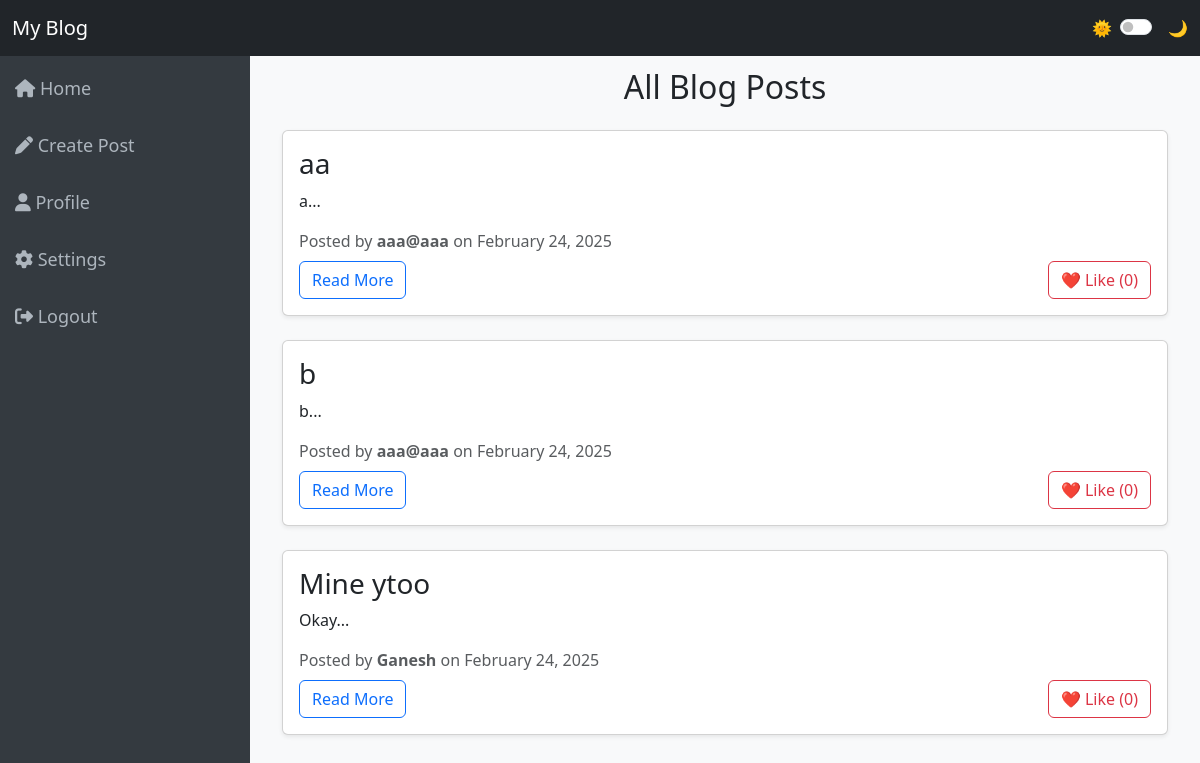
/blog/ (signed in), run on the app's committed database.
### app/models.py (models this page shows, shortened)
class BlogPost(db.Model):
    id = db.Column(db.Integer, primary_key=True)
    title = db.Column(db.String(100), nullable=False)
    content = db.Column(db.Text, nullable=False)
    date_posted = db.Column(db.DateTime, default=datetime.utcnow)  # New field for timestamp
    user_id = db.Column(db.Integer, db.ForeignKey('user.id'), nullable=False)  # Author ID
    user = db.relationship('User', backref='posts')  # Establish relationship

class User(UserMixin, db.Model):
    id = db.Column(db.Integer, primary_key=True)
    username = db.Column(db.String(150), nullable=False, unique=True)
    email = db.Column(db.String(150), nullable=False, unique=True)
    password = db.Column(db.String(150), nullable=False)

### app/routes/blog_routes.py (the view)
@bp.route('/')
@login_required
def index():
    posts = BlogPost.query.all()
    return render_template('index.html', posts=posts, current_user=current_user)

### app/__init__.py (called while the page is built)
def create_app():
    app = Flask(__name__)
    app.config['SECRET_KEY'] ='4f9d3a6a9e5b1c2b3d7a8f6c4d9e5a1b'
    app.config['SQLALCHEMY_DATABASE_URI'] = 'sqlite:///db.sqlite3'
    db.init_app(app)
    login_manager.init_app(app)
    from app.models import User  # Now safe after db initialization
    @login_manager.user_loader
    def load_user(user_id):
        return User.query.get(int(user_id))
    from app.routes.auth_routes import bp as auth_bp
    app.register_blueprint(auth_bp, url_prefix='/auth')
    from app.routes.blog_routes import bp as blog_bp
    app.register_blueprint(blog_bp, url_prefix='/blog')
    @app.route('/')
    def welcome():
        return render_template('welcome.html')
    return app

### app/templates/index.html (shortened to what this page needs)
{% extends 'base.html' %}
{% block content %}
<div class="container mt-5">
    <h2 class="text-center mb-4">All Blog Posts</h2>
    <div class="row">
        {% for post in posts %}
            <div class="col-md-12">
                <div class="card mb-4 shadow-sm light-mode">
                    <div class="card-body">
                        <h3 class="card-title">{{ post.title }}</h3>
                        <p class="card-text">{{ post.content[:300] }}...</p>
                        <p class="text-muted mb-2">
                            Posted by <strong>{{ post.user.username }}</strong> on {{ post.date_posted.strftime('%B %d, %Y') }}
                        </p>
                        <div class="d-flex justify-content-between">
                            <a href="{{ url_for('blog.view_post', post_id=post.id) }}" class="btn btn-outline-primary">Read More</a>
                            <button class="btn btn-outline-danger like-btn" data-id="{{ post.id }}">❤️ Like (<span class="like-count">0</span>)</button>
                        </div>
                    </div>
                </div>
            </div>
        {% else %}
            <p class="text-center">No posts yet! <a href="{{ url_for('blog.create_post') }}">Create one?</a></p>
        {% endfor %}
    </div>
</div>
{% endblock %}

### app/templates/base.html (shortened to what this page needs)
<!DOCTYPE html>
<html lang="en">
<head>
    <link href="https://cdn.jsdelivr.net/npm/bootstrap@5.3.3/dist/css/bootstrap.min.css" rel="stylesheet">
    <link href="https://cdnjs.cloudflare.com/ajax/libs/font-awesome/6.4.0/css/all.min.css" rel="stylesheet">
</head>
<body class="light-mode">
<nav class="navbar navbar-expand-lg navbar-dark bg-dark">
    <div class="container-fluid">
        <a class="navbar-brand" href="{{ url_for('blog.index') }}">My Blog</a>
        <div class="d-flex align-items-center">
            <span class="me-2">🌞</span>
            <div class="form-check form-switch">
                <input class="form-check-input toggle-switch" type="checkbox" id="darkModeToggle">
            </div>
            <span class="ms-2">🌙</span>
        </div>
    </div>
</nav>
<div class="sidebar">
    <a href="{{ url_for('blog.index') }}"><i class="fas fa-home"></i> Home</a>
    <a href="{{ url_for('blog.create_post') }}"><i class="fas fa-pen"></i> Create Post</a>
    <a href="#"><i class="fas fa-user"></i> Profile</a>
    <a href="#"><i class="fas fa-cog"></i> Settings</a>
    {% if current_user.is_authenticated %}
        <a href="{{ url_for('auth.logout') }}"><i class="fas fa-sign-out-alt"></i> Logout</a>
    {% else %}
        <a href="{{ url_for('auth.login') }}"><i class="fas fa-sign-in-alt"></i> Login</a>
        <a href="{{ url_for('auth.register') }}"><i class="fas fa-user-plus"></i> Register</a>
    {% endif %}
</div>
<div class="main-content">
    {% block content %}{% endblock %}
</div>
</body>
</html>

### app/templates/base.html (style rules this page uses)
body.light-mode { background-color: #f8f9fa; color: #212529; }
.sidebar { height: 100vh; width: 250px; position: fixed; top: 0; left: 0; background-color: #343a40; padding-top: 60px; transition: all 0.3s; }
.sidebar a { padding: 15px; text-decoration: none; font-size: 18px; color: #adb5bd; display: block; transition: 0.3s; }
.main-content { margin-left: 250px; padding: 20px; }
.navbar { position: fixed; width: 100%; z-index: 1; top: 0; left: 0; }
.card { transition: background-color 0.3s ease, color 0.3s ease; }
.card.light-mode { background-color: #ffffff; color: #212529; }
.toggle-switch { cursor: pointer; }

### data on the page
BlogPost: title "aa", content "a", user.username "aaa@aaa", date_posted "February 24, 2025"
BlogPost: title "b", content "b", user.username "aaa@aaa", date_posted "February 24, 2025"
BlogPost: title "Mine ytoo", content "Okay", user.username "Ganesh", date_posted "February 24, 2025"
